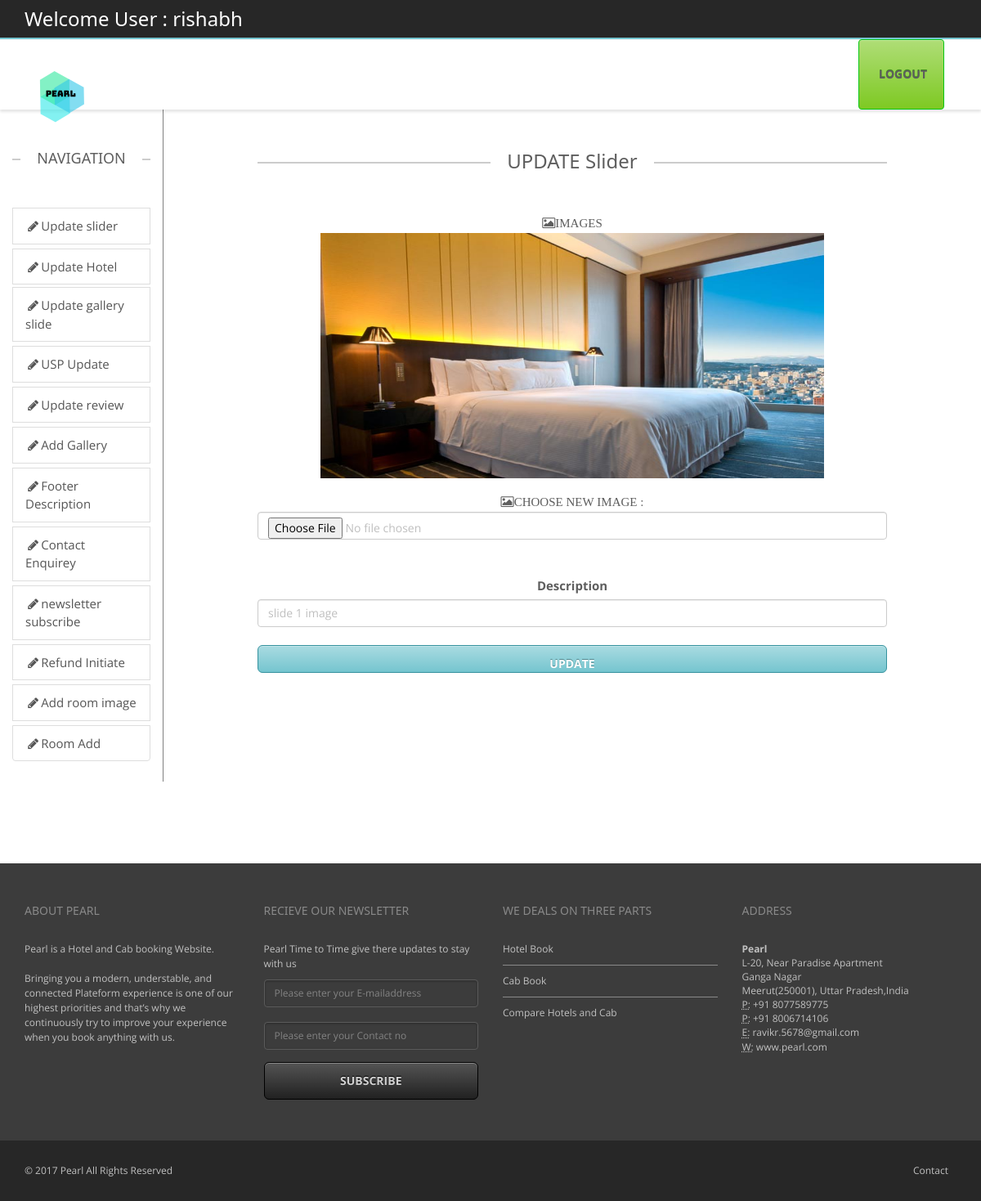
Page /backend/updategalleryslide.php?idedit=1 (signed in) on the committed database.
### tables this page shows
CREATE TABLE `galleryslides` (
  `id` int(11) NOT NULL,
  `image` varchar(200) DEFAULT NULL,
  `description` varchar(200) DEFAULT NULL
);

### backend/updategalleryslide.php (the view, shortened to what this page needs)
<?php
include("headeradmin.php");
include("navigation.php");?>
        <div class="col-sm-1 ">
        </div>
		<div class="col-sm-8">
        <?php
		     include("connect.php");
			 if(isset($_REQUEST['idedit']))
			 {
				 $id=$_REQUEST['idedit'];
				 $res=mysqli_query($con,"select * from galleryslides where id='$id'")or die(mysqli_error($con));
		          $row=mysqli_fetch_array($res);
			 		?>
        <div class="containe-fluid text-center" >
             <h3 class="lined-heading mt50">
            <span>
            UPDATE Slider
            </span>
        </h3>
        <form action="slide.php" class="form-group" method="post" enctype="multipart/form-data" >
        <label class="fa fa-photo">IMAGES</label><br>
        <img src="../images/gallery/<?php echo $row[1];?>" style="height:300px;width:80%;" /><br >
        <br />
        <label class="fa fa-photo" style="text-align:left">CHOOSE NEW IMAGE :</label>
        <input class="form-control" type="file" id="image" name="image"/><br>
        <input class="form-control" type="hidden" value="<?php echo $row[0];?>" name="id" id="id" /><br>
        <label >Description</label><br>
        <input class="form-control" type="text" value="<?php echo $row[2];?>" name="description" id="description"  /><br>
         <input type="submit" class="form-control btn btn-lg btn-primary" value="Update" />
        </form>
        <?php }?>
		</div>
		</div>
        <div class="col-sm-1">
        </div>
	</div>
</div>
<?php include("footer.php");?>

### backend/css/theme.css (style rules this page uses)
body { overflow-x: hidden; }
html, html a { -webkit-font-smoothing: antialiased !important; }
h1, h2, h3, h4, h5, h6, .h1, .h2, .h3, .h4, .h5, .h6 { font-family: "Open Sans", "Helvetica Neue", Helvetica, Arial, sans-serif; font-weight: 600; line-height: 1.1; color: #5e5e5e; }
h3, .h3 { font-size: 18px; }
.lined-heading { position: relative; margin-top: 0; margin-bottom: 50px; text-align: center; display: block; }
h1.lined-heading:before, h2.lined-heading:before, h3.lined-heading:before, h4.lined-heading:before, h5.lined-heading:before, h6.lined-heading:before { position: absolute; top: 50%; z-index: 1; display: block; width: 100%; height: 1px; border-top: 2px solid #ccc; content: ""; }
h1.lined-heading span, h2.lined-heading span, h3.lined-heading span, h4.lined-heading span, h5.lined-heading span, h6.lined-heading span { position: relative; z-index: 1; padding: 0 20px; background: #fff; display: inline-block; }
body ,.ui-widget, .revolution-starhotel { font-family: "Open Sans", "Helvetica Neue", Helvetica, Arial, sans-serif !important; font-size: 13px; }
.mt50 { margin-top: 50px; }
label { color: #5e5e5e; }
.form-control { color: #bfbfbf; }
.btn { background: -moz-linear-gradient(top, rgba(255,255,255,0.38) 0%, rgba(255,255,255,0) 100%); background: -webkit-gradient(linear, left top, left bottom, color-stop(0%, rgba(255,255,255,0.38)), color-stop(100%, rgba(255,255,255,0))); background: -webkit-linear-gradient(top, rgba(255,255,255,0.38) 0%, rgba(255,255,255,0) 100%); background: -o-linear-gradient(top, rgba(255,255,255,0.38) 0%, rgba(255,255,255,0) 100%); background: -ms-linear-gradient(top, rgba(255,255,255,0.38) 0%, rgba(255,255,255,0) 100%); background: linear-gradient(to bottom, rgba(255,255,255,0.38) 0%, rgba(255,255,255,0) 100%); filter: progid:DXImageTransform.Microsoft.gradient( startColorstr='#61ffffff', endColorstr='#00ffffff', GradientType=0 ); color: #ffffff; -webkit-box-shadow: inset 0 1px 0 0 rgba(255,255,255,0.3); box-shadow: inset 0 1px 0 0 rgba(255,255,255,0.3); -webkit-transition: all 0.1s ease-in; -moz-transition: all 0.1s ease-in; -ms-transition: all 0.1s ease-in; -o-transition: all 0.1s ease-in; transition: all 0.1s ease-in; text-transform: uppercase; font-weight: bold; }
.btn-lg { padding: 13px 18px; font-size: 14px; }

### backend/css/w3.css (style rules this page uses)
button,hr,input { overflow:visible }
html { box-sizing:border-box;-ms-text-size-adjust:100%;-webkit-text-size-adjust:100%;overflow-x:hidden }
*,:after,:before { box-sizing:inherit }
body { margin:0 }
img { border-style:none;margin-bottom:-5px }
button,input,select,textarea { font:inherit;margin:0 }
[type=reset],[type=submit],button,html [type=button] { -webkit-appearance:button }
body,html { font-family:Verdana,sans-serif;font-size:15px;line-height:1.5 }
h3 { font-size:24px }
h1,h2,h3,h4,h5,h6 { font-family:"Segoe UI",Arial,sans-serif;font-weight:400;margin:10px 0 }

### backend/css/colors/turquoise.css (style rules this page uses)
.btn-primary { background-color: #75c5cf; border-color: #35929e; text-shadow: 0 -1px 0 #50878e; }

### rows in the picture
galleryslides: image (picture), description "slide 1 image"

### other values in the picture
$_SESSION['login_user'] "rishabh"
